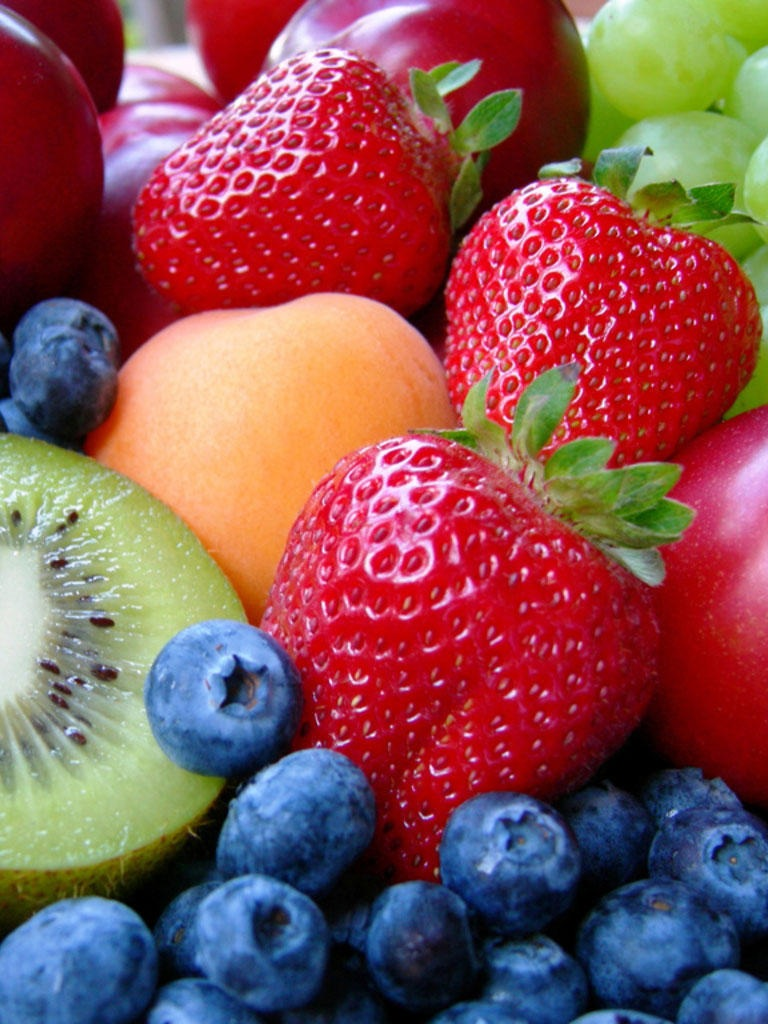
#> input picture Week10/Assignment/Q2/fruit.jpg, 768 x 1024 px
$ python Answer.py
#> lines starting #> are read from the running program, lines starting #| are printed output that depends on the picture; after the words box and inside, x2 and y2 are one past the last pixel; in counts of white or black regions, pixels touching at a corner belong together
import cv2
import numpy as np
import os

base_dir = os.path.dirname(os.path.abspath(__file__))
imagefile = os.path.join(base_dir, 'fruit.jpg')

img = cv2.imread(imagefile, 1)
#> img is the input picture: shape (1024, 768, 3); mean B, G, R 84.4, 81.9, 136.7

# Convert to different color space
img_hsv = cv2.cvtColor(img, cv2.COLOR_BGR2HSV)
#> img_hsv: shape (1024, 768, 3); mean H, S, V 100.3, 173.7, 159.6

print(type(img_hsv))
#| <class 'numpy.ndarray'>
print(img_hsv.shape)
#| (1024, 768, 3)
print(img_hsv.dtype)
#| uint8

blue = np.uint8([[[0, 255, 0]]])   # 3D array describing green in BGR
blue_hsv = cv2.cvtColor(blue, cv2.COLOR_BGR2HSV)
h = blue_hsv[0,0,0]
print('Blue in HSV color space:', blue_hsv)
print('Hue = ', h)   # see that h = 120

lower = np.array([max(h-20, 0), 50, 50])
upper = np.array([min(h+20, 179), 255, 255])
print('lower = ', lower)
print('upper = ', upper)

# quit()

# Determine binary mask
blue_mask = cv2.inRange(img_hsv, lower, upper)
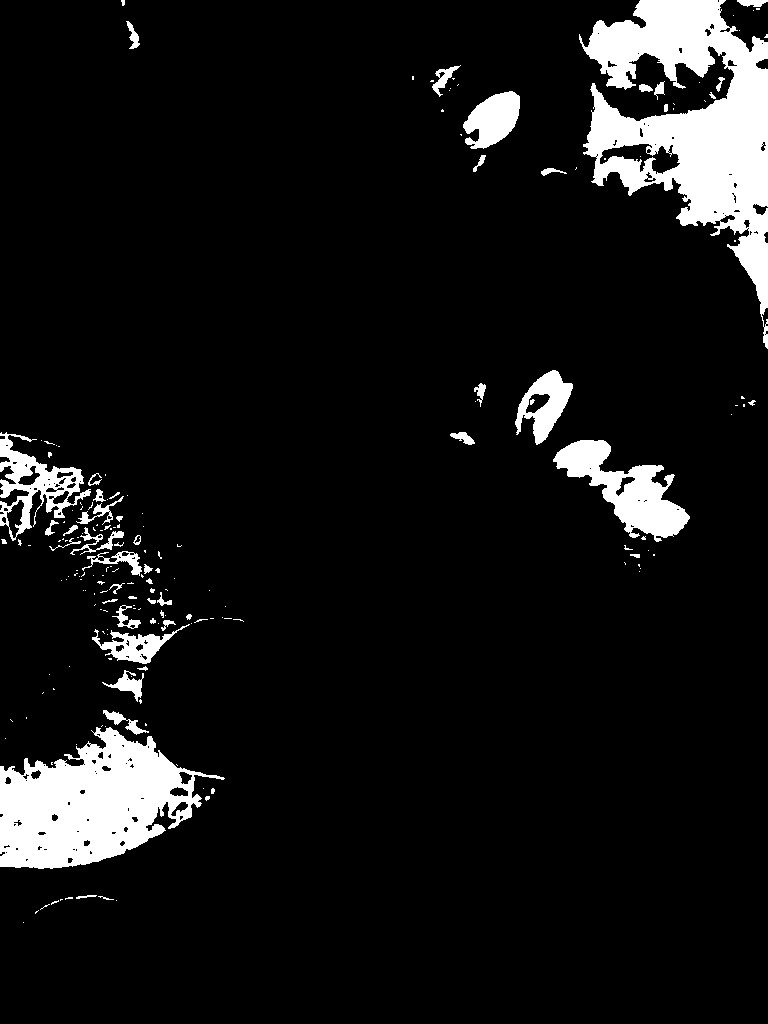
#> blue_mask: shape (1024, 768); 8.4% white; 188 white regions (136 under 20 px), largest, box (x1, y1, x2, y2) and area: (579, 0, 768, 349) 28030, (0, 727, 225, 869) 18285, (553, 440, 690, 542) 5645

# Apply mask to color image
output = cv2.bitwise_and(img, img, mask = blue_mask)
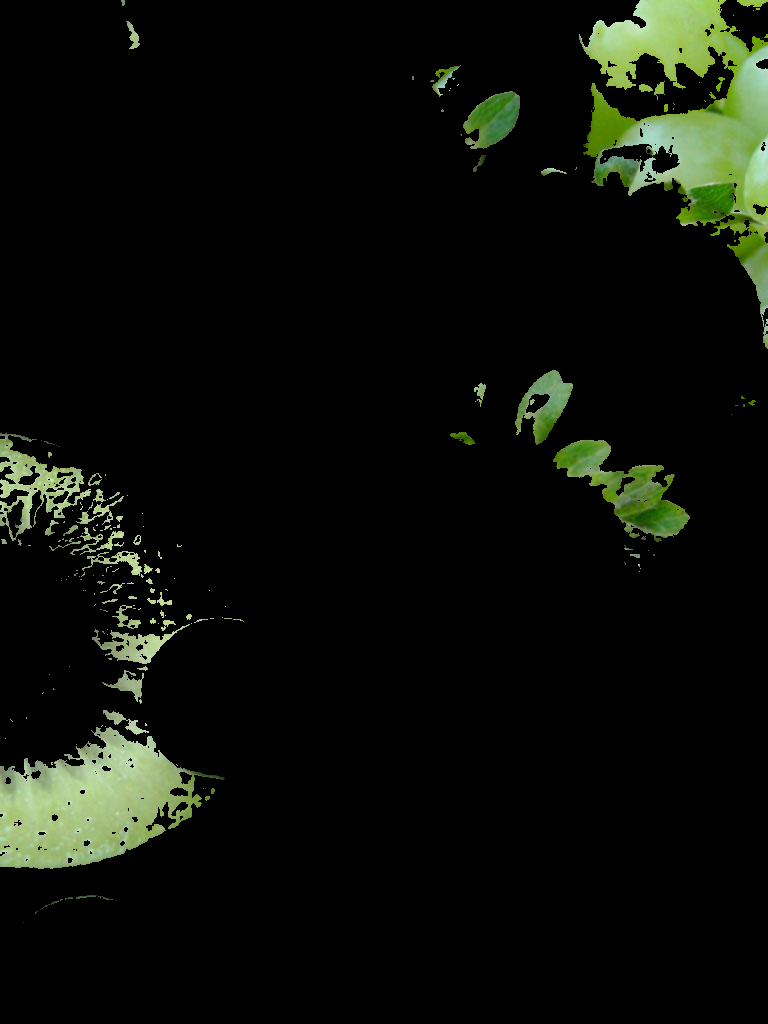
#> output: shape (1024, 768, 3); mean B, G, R 8.5, 14.7, 11.6

# Show images:
cv2.imshow('Original image', img)
cv2.imshow('Mask', blue_mask)
cv2.imshow('Segmented image', output)

print('Switch to images. Then press any key to stop')

cv2.waitKey(0)
cv2.destroyAllWindows()

# Write the image to a file
cv2.imwrite('fruit_mask_green.jpg', blue_mask)
cv2.imwrite('fruit_green.jpg', output)
